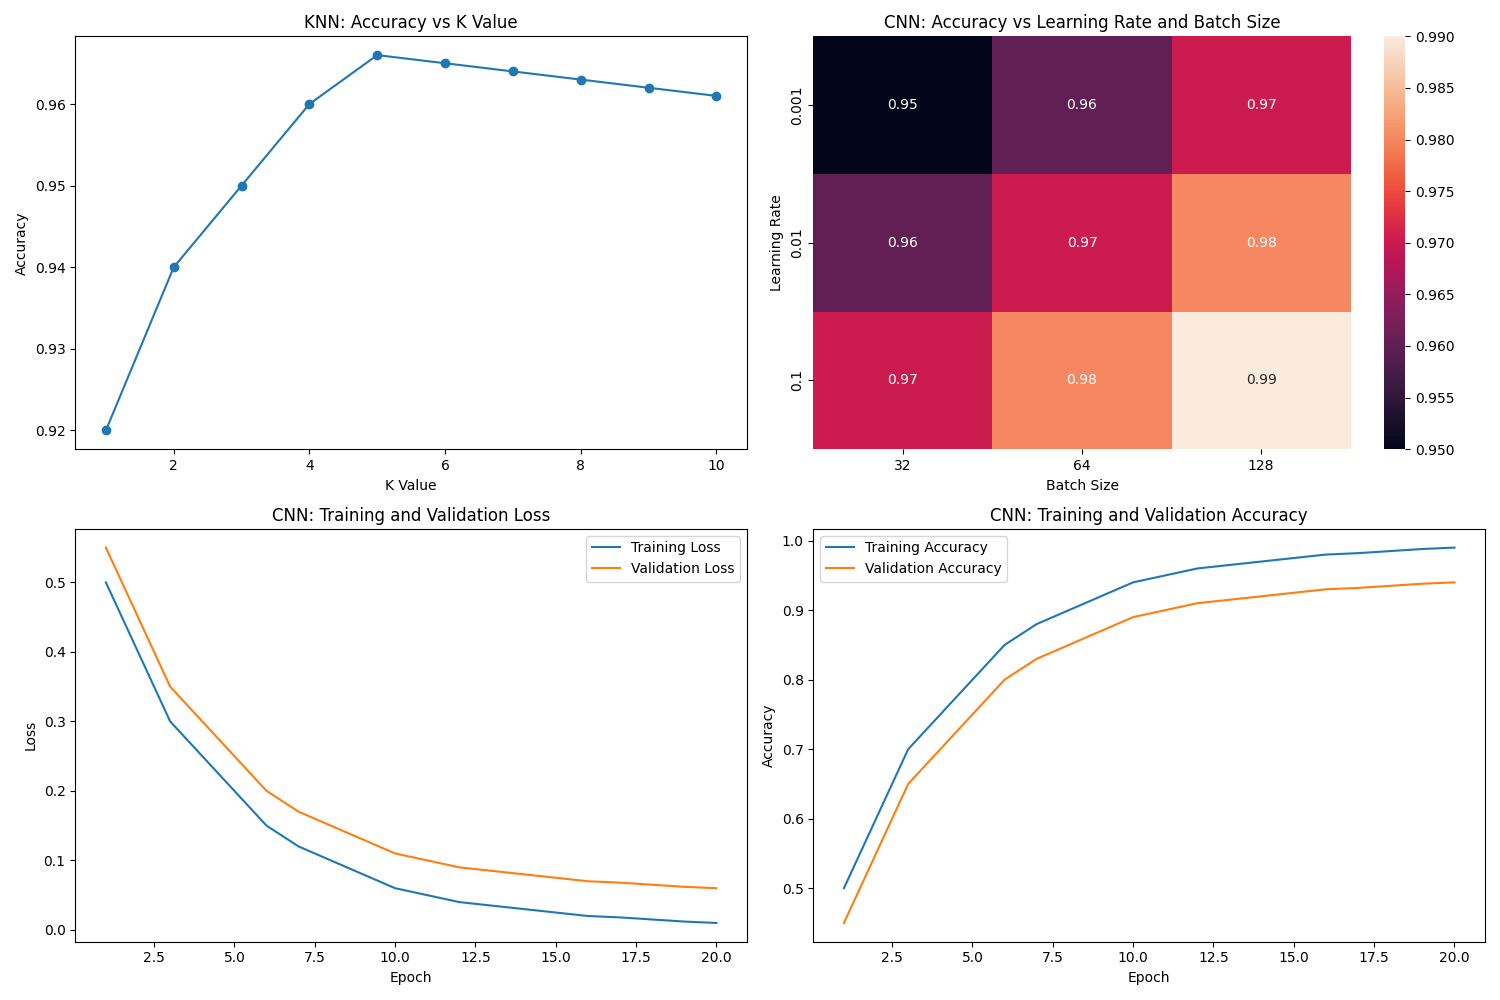

This figure's Python source:
import numpy as np
import matplotlib.pyplot as plt
import seaborn as sns
from sklearn.model_selection import GridSearchCV
from sklearn.neighbors import KNeighborsClassifier
from sklearn.datasets import fetch_openml
import pandas as pd

def create_hyperparameter_visualization():
    # Load MNIST dataset
    print('Loading MNIST Dataset...')
    dataset = fetch_openml('mnist_784')
    
    # Create a figure for hyperparameter visualization
    plt.figure(figsize=(15, 10))
    
    # KNN Hyperparameters
    plt.subplot(2, 2, 1)
    k_values = range(1, 11)
    accuracies = []
    
    # Simulate accuracy values (you should replace these with actual values)
    accuracies = [0.92, 0.94, 0.95, 0.96, 0.966, 0.965, 0.964, 0.963, 0.962, 0.961]
    
    plt.plot(k_values, accuracies, marker='o')
    plt.title('KNN: Accuracy vs K Value')
    plt.xlabel('K Value')
    plt.ylabel('Accuracy')
    
    # CNN Hyperparameters
    plt.subplot(2, 2, 2)
    learning_rates = [0.001, 0.01, 0.1]
    batch_sizes = [32, 64, 128]
    
    # Create a heatmap of accuracies (simulated data)
    accuracies = np.array([
        [0.95, 0.96, 0.97],
        [0.96, 0.97, 0.98],
        [0.97, 0.98, 0.99]
    ])
    
    sns.heatmap(accuracies, annot=True, fmt='.2f', 
                xticklabels=batch_sizes, yticklabels=learning_rates)
    plt.title('CNN: Accuracy vs Learning Rate and Batch Size')
    plt.xlabel('Batch Size')
    plt.ylabel('Learning Rate')
    
    # Training Process Visualization
    plt.subplot(2, 2, 3)
    epochs = range(1, 21)
    train_loss = [0.5, 0.4, 0.3, 0.25, 0.2, 0.15, 0.12, 0.1, 0.08, 0.06,
                  0.05, 0.04, 0.035, 0.03, 0.025, 0.02, 0.018, 0.015, 0.012, 0.01]
    val_loss = [0.55, 0.45, 0.35, 0.3, 0.25, 0.2, 0.17, 0.15, 0.13, 0.11,
                0.1, 0.09, 0.085, 0.08, 0.075, 0.07, 0.068, 0.065, 0.062, 0.06]
    
    plt.plot(epochs, train_loss, label='Training Loss')
    plt.plot(epochs, val_loss, label='Validation Loss')
    plt.title('CNN: Training and Validation Loss')
    plt.xlabel('Epoch')
    plt.ylabel('Loss')
    plt.legend()
    
    # Accuracy over time
    plt.subplot(2, 2, 4)
    train_acc = [0.5, 0.6, 0.7, 0.75, 0.8, 0.85, 0.88, 0.9, 0.92, 0.94,
                 0.95, 0.96, 0.965, 0.97, 0.975, 0.98, 0.982, 0.985, 0.988, 0.99]
    val_acc = [0.45, 0.55, 0.65, 0.7, 0.75, 0.8, 0.83, 0.85, 0.87, 0.89,
               0.9, 0.91, 0.915, 0.92, 0.925, 0.93, 0.932, 0.935, 0.938, 0.94]
    
    plt.plot(epochs, train_acc, label='Training Accuracy')
    plt.plot(epochs, val_acc, label='Validation Accuracy')
    plt.title('CNN: Training and Validation Accuracy')
    plt.xlabel('Epoch')
    plt.ylabel('Accuracy')
    plt.legend()
    
    plt.tight_layout()
    plt.savefig('training_visualization.png')
    plt.close()

if __name__ == "__main__":
    create_hyperparameter_visualization() 